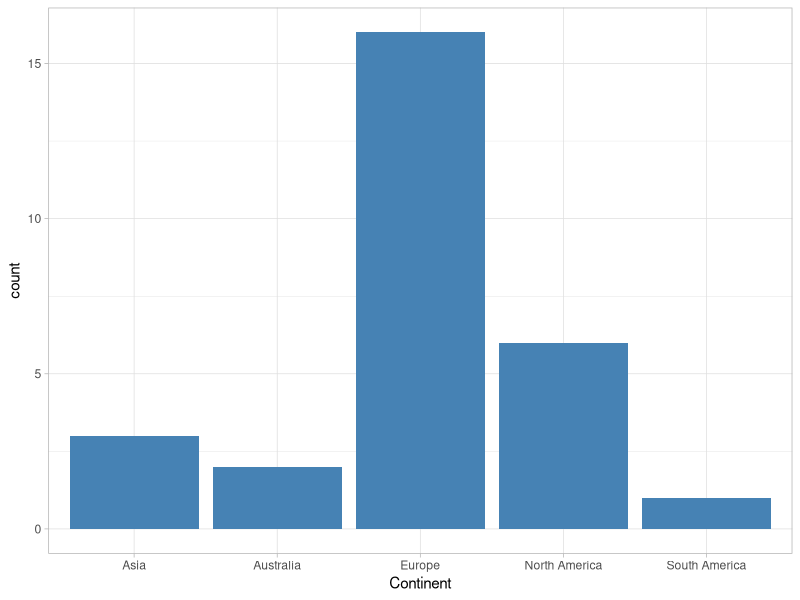

The R script that drew this image:
library(tidyverse)

summer_games <- read.csv("summer-olympic-games.csv", stringsAsFactors = FALSE)
summer_games <- as_tibble(summer_games)
summer_games
str(summer_games)


colnames(summer_games)

## ----------- remove double quotes & leading and trailing spaces
summer_games$City.Country <- str_squish(summer_games$City.Country)
summer_games$Continent <- str_squish(summer_games$Continent)
summer_games


# --------- split city and country
summer_games <- summer_games %>% 
  separate_wider_delim(City.Country, delim = " - ", names =  c("City", "Country"))
summer_games
str(summer_games)


# -------------- make the continent variables into a factor
summer_games$Continent <- as.factor(summer_games$Continent)
str(summer_games)
summer_games

# summer_games <- summer_games_separated %>% group_by(Continent) %>% summarize(freq = n())
# summer_games

# Create a bar chart for continent frequency
bar <- ggplot(summer_games, aes(x = Continent))
bar + geom_bar(fill = "steelblue") + theme_light()  # + geom_text(aes(label = count)) 



# ggplot(data = summer_games, aes(x = factor(Continent))) + 
#   theme_light() +
#   geom_bar(stat = "identity", fill = "steelblue", y = count()) + 
#   labs(y = "Count", x = "Continent", title = "Number of olympic games by continent")
#   # geom_text(aes(label = freq), vjust = -0.3, size = 4) +
# p

